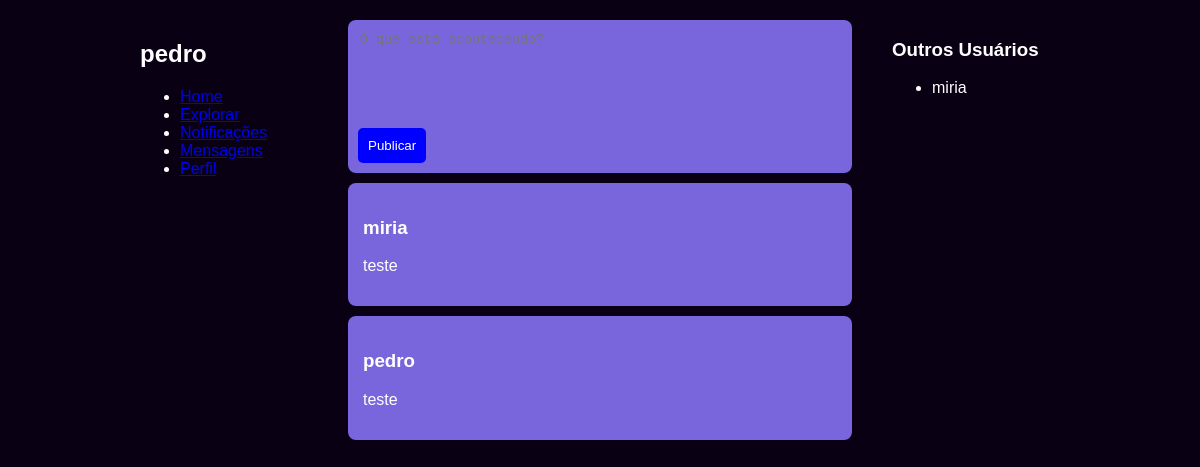
Before: /index (signed in) with the older database file.
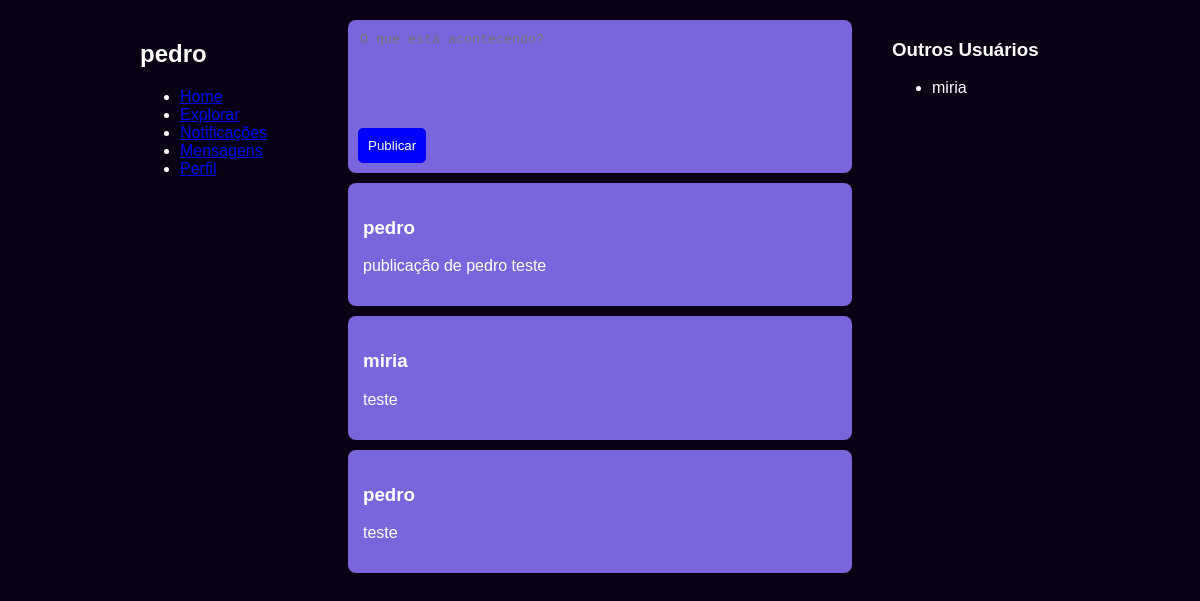
After: the same page with the newer database file.
### models.py (models this page shows, shortened)
class Post(db.Model):
    id = db.Column(db.Integer, primary_key=True)
    content = db.Column(db.String(200), nullable=False)
    username = db.Column(db.String(80), db.ForeignKey('user.username'), nullable=False)
    user = db.relationship('User', back_populates='posts')

class User(db.Model):
    id = db.Column(db.Integer, primary_key=True)
    username = db.Column(db.String(80), unique=True, nullable=False)
    email = db.Column(db.String(255), unique=True, nullable=False)
    password = db.Column(db.String(120), nullable=False)
    is_admin = db.Column(db.Boolean, default=False)

### auth_controllers.py (the view)
@app.route('/index', methods=['GET'])
def index():
    if 'username' not in session:
        return redirect(url_for('login_hub'))
    username = session['username']
    users = [u.username for u in User.query.filter(User.username != username).all()]
    posts = Post.query.order_by(Post.id.desc()).all()
    return render_template('index.html', username=username, users=users, posts=posts)

### templates/index.html (shortened to what this page needs)
<!DOCTYPE html>
<html lang="pt-BR">
<head>
    <link rel="stylesheet" href="../static/index.css">
</head>
<body>
<div class="container">
    <aside class="sidebar">
        <h2>{{ username }}</h2>
        <nav>
            <ul>
                <li><a href="#">Home</a></li>
                <li><a href="#">Explorar</a></li>
                <li><a href="#">Notificações</a></li>
                <li><a href="#">Mensagens</a></li>
                <li><a href="{{ url_for('user_profile') }}">Perfil</a></li>
            </ul>
        </nav>
    </aside>
    <main class="feed">
        <form class="form" action="{{ url_for('create_post') }}" method="POST">
            <div class="post-box">
                <textarea name="content" placeholder="O que está acontecendo?" required></textarea>
                <button type="submit">Publicar</button>
            </div>
        </form>
        {% for post in posts %}
            <div class="post">
                <h3>{{ post.user.username }}</h3>
                <p>{{ post.content }}</p>
            </div>
        {% endfor %}
    </main>
    <aside class="widgets">
        <h3>Outros Usuários</h3>
        <ul>
            {% for user in users %}
                <li>{{ user }}</li>
            {% endfor %}
        </ul>
    </aside>
</div>
</body>
</html>

### static/index.css (style rules this page uses)
body { font-family: Arial, sans-serif; margin: 0; padding: 0; background: rgb(10, 0, 20); display: flex; justify-content: center; color: rgb(255, 255, 255); }
.container { display: flex; width: 80%; max-width: 1200px; }
.sidebar, .widgets { width: 20%; padding: 20px; }
.feed { width: 60%; padding: 20px; }
.post-box { background: rgb(121, 102, 220); padding: 10px; border-radius: 8px; }
.post-box textarea { width: 100%; height: 80px; border: none; resize: none; background: rgb(121, 102, 220) }
.post-box button { display: block; margin-top: 10px; background: blue; color: white; padding: 10px; border: none; border-radius: 5px; cursor: pointer; }
.post { background: rgb(121, 102, 220); padding: 15px; margin-top: 10px; border-radius: 8px; }

Changed rows visible on the page:
added Post: user.username "pedro", content "publicação de pedro teste"
